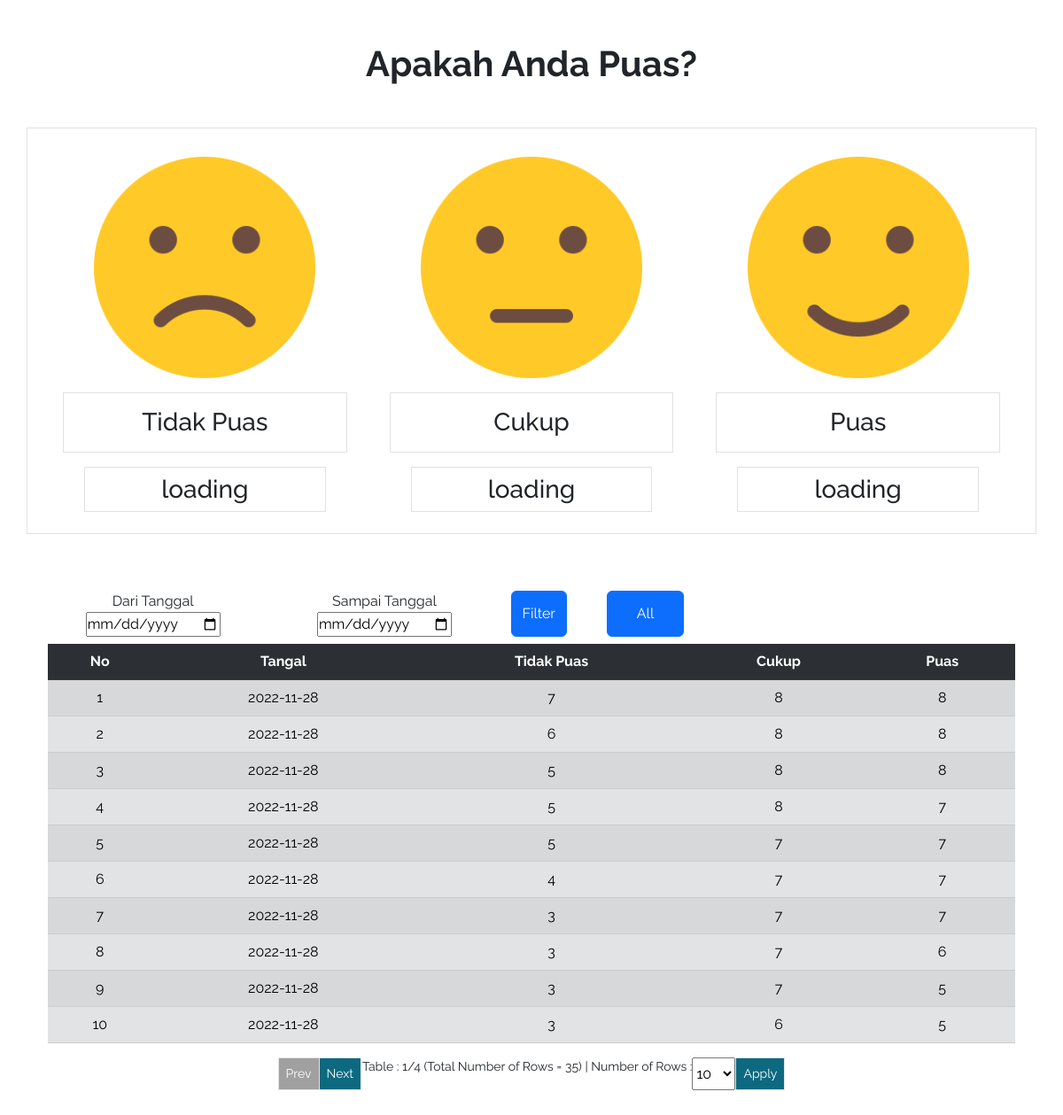
The page /Web-Interface/index.php on the database its author committed.
### tables this page shows
CREATE TABLE `orakom` (
  `id_data` int(100) NOT NULL,
  `date` date NOT NULL,
  `data1` int(100) NOT NULL,
  `data2` int(100) NOT NULL,
  `data3` int(100) NOT NULL
);

### Web-Interface/index.php (the view, shortened to what this page needs)
<?php
$servername = "localhost";
$username = "root";
$password = "";
$database = "dborakom";
$conn = mysqli_connect($servername, $username, $password, $database);
?>
<!doctype html>
<html lang="en">
<head>
  <link href="https://cdn.jsdelivr.net/npm/bootstrap@5.2.3/dist/css/bootstrap.min.css" rel="stylesheet"
>
  <link rel="stylesheet" href="style.css">
</head>
<body>
  <section id="home" class="homepage">
    <h1 class="text-center b-dark pt-5 fw-bolder">Apakah Anda Puas?</h1>
    <div class="container px-4 text-center pb-5 ">
      <div class=" row gx-5 my-5 p-3 border b-dark">
        <div class="col mt-3">
          <img src="asset/sad.png" alt="" width="250px">
          <h3 class="mt-3 p-3 border b-dark">Tidak Puas</h3>
          <h3 class="mt-3 p-2 mx-4 border b-dark"><span id="cekdata1">loading</span></h3>
        </div>
        <div class="col mt-3">
          <img src="asset/neutral.png" alt="" width="250px">
          <h3 class="mt-3 p-3 border b-dark">Cukup</h3>
          <h3 class="mt-3 p-2 mx-4 border b-dark"><span id="cekdata2">loading</span></h3>
        </div>
        <div class="col mt-3">
          <img src="asset/smile.png" alt="" width="250px">
          <h3 class="mt-3 p-3 border b-dark">Puas</h3>
          <h3 class="mt-3 p-2 mx-4 border b-dark"><span id="cekdata3">loading</span></h3>
        </div>
      </div>
        <div class="wrap row text-center text-capitalize">
          <form action="" method="POST" class="row col-lg-7 col-sm-12">
                <div class="col-sm-12 col-md-12 col-lg-5 mt-3 ">
                  <td class="ps-2 ">dari tanggal</td>
                  <td class="ps-1 "><input type="date" name="dari_tgl" required="required"></td>
                </div>
                <div class="col-sm-12 col-md-12 col-lg-5 mt-3 ">
                  <td class="ps-5">sampai tanggal</td>
                  <td class="ps-1"><input type="date" name="sampai_tgl" required="required"></td>
                </div>
                <div class="col-sm-12 col-md-12 col-lg-1 mt-3 d-flex flex-start"><input type="submit" class="btn btn-primary" name="filter" value="Filter"></div>
          </form>
          <form action="" method="POST" class="col-lg-4 col-md-12 col-sm-12 d-flex flex-start">
            <input type="submit" class="btn btn-primary mx-1 col-sm-12 col-md-6 col-lg-3 mt-3 px-4" name="all" value="All">
          </form>
        </div>
      <div class="mt-2">
        <table class="table table-secondary	 table-striped text-capitalize" name="number_of_rows" id="table_id">
          <tr class="table-dark">
            <th scope="col">no</th>
            <th scope="col">tangal</th>
            <th scope="col">tidak puas</th>
            <th scope="col">cukup</th>
            <th scope="col">puas</th>
          </tr>
          <tbody>
            <?php $i = 1;
            if(isset($_POST['filter'])){
              $dari_tgl = mysqli_real_escape_string($conn,$_POST['dari_tgl']);
              $sampai_tgl = mysqli_real_escape_string($conn,$_POST['sampai_tgl']);
              $kartu = mysqli_query ($conn,"SELECT * FROM orakom WHERE date BETWEEN '$dari_tgl' AND '$sampai_tgl' ORDER BY id_data DESC") ;
            } else {
              $kartu = mysqli_query($conn,"SELECT * FROM orakom ORDER BY id_data DESC");
            }
          ?>
            <?php foreach ( $kartu as $data ) :{
                }  ?>
            <tr>
              <td>
                <?= $i; ?>
              </td>
              <td>
                <?= $data["date"]; ?>
              </td>
              <td>
                <?= $data["data1"]; ?>
              </td>
              <td>
                <?= $data["data2"]; ?>
              </td>
              <td>
                <?= $data["data3"]; ?>
              </td>
            </tr>
            <?php $i++;  ?>
            <?php endforeach; ?>
          </tbody>
        </table>
        <div class="btn-group">
          <button class="button" id="btn_prev" onclick="prevPage()">Prev</button>
          <button class="button" id="btn_next" onclick="nextPage()">Next</button>
          <div
            style="display: inline-block; position:relative; border: 0px solid #e3e3e3; float: center; margin-left: 2px;;">
            <p style="position:relative; font-size: 14px;"> Table : <span id="page"></span></p>
          </div>
          <select name="number_of_rows" id="number_of_rows">
            <option value="10">10</option>
          </select>
          <button class="button" id="btn_apply" onclick="apply_Number_of_Rows()">Apply</button>
        </div>
  </section>
</body>
</html>

### Web-Interface/style.css (style rules this page uses)
* { padding: 0; margin: 0; box-sizing: border-box; font-family: 'Raleway', sans-serif; }
.btn-group .button { background-color: #0c6980; border: 1px solid #e3e3e3; color: white; padding: 5px 8px; text-align: center; text-decoration: none; display: inline-block; font-size: 14px; cursor: pointer; }
.btn-group .button:not(:last-child) { border-right: none; }
.btn-group .button:disabled, .button.disabled { color:#fff; background-color: #a0a0a0; cursor: not-allowed; pointer-events:none; }

### rows shown on the page
orakom: date "2022-11-28", data1 "7", data2 "8", data3 "8"
orakom: date "2022-11-28", data1 "6", data2 "8", data3 "8"
orakom: date "2022-11-28", data1 "5", data2 "8", data3 "8"
orakom: date "2022-11-28", data1 "5", data2 "8", data3 "7"
orakom: date "2022-11-28", data1 "5", data2 "7", data3 "7"
orakom: date "2022-11-28", data1 "4", data2 "7", data3 "7"
orakom: date "2022-11-28", data1 "3", data2 "7", data3 "7"
orakom: date "2022-11-28", data1 "3", data2 "7", data3 "6"
orakom: date "2022-11-28", data1 "3", data2 "7", data3 "5"
orakom: date "2022-11-28", data1 "3", data2 "6", data3 "5"
